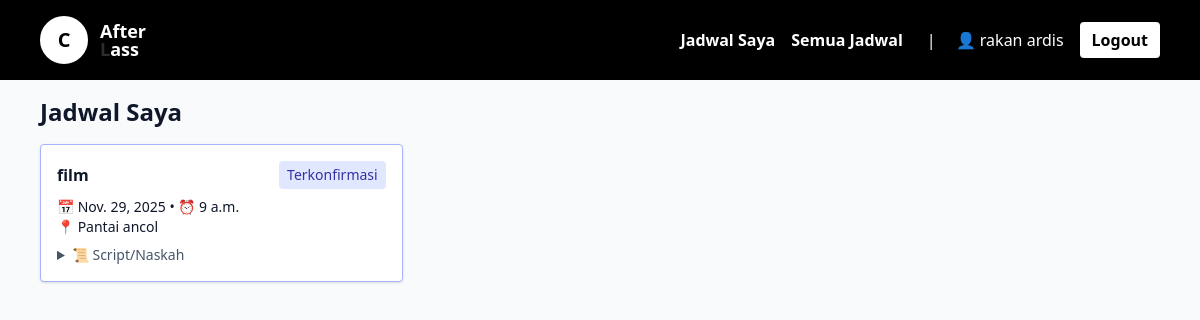
Page /actor/my/ (signed in) on the committed database.
### schedule/models.py (models this page shows, shortened)
class User(AbstractUser):
    ROLE_CHOICES = [
        ('producer', 'Produser'),
        ('actor', 'Aktor'),
        ('editor', 'Editor'),
    ]
    role = models.CharField(max_length=20, choices=ROLE_CHOICES, default='actor')
    phone = models.CharField(max_length=30, blank=True)

class ScheduleApplication(models.Model):
    STATUS_CHOICES = [
        ('pending', 'Menunggu Konfirmasi'),
        ('confirmed', 'Terkonfirmasi'),
        ('rejected', 'Ditolak'),
    ]
    schedule = models.ForeignKey(ShootingSchedule, on_delete=models.CASCADE, related_name='applications')
    actor = models.ForeignKey(User, on_delete=models.CASCADE, related_name='applications')
    status = models.CharField(max_length=16, choices=STATUS_CHOICES, default='pending')
    submitted_at = models.DateTimeField(auto_now_add=True)
    responded_at = models.DateTimeField(null=True, blank=True)
    class Meta:
        unique_together = (('schedule', 'actor'),)
        ordering = ['-submitted_at']

class ShootingSchedule(models.Model):
    STATUS_CHOICES = [
        ('available', 'Tersedia'),
        ('closed', 'Ditutup'),
        ('completed', 'Selesai'),
    ]
    producer = models.ForeignKey(User, on_delete=models.CASCADE, related_name='produced_schedules')
    title = models.CharField(max_length=200)
    date = models.DateField()
    time = models.TimeField()
    location = models.CharField(max_length=200)
    description = models.TextField(blank=True)
    script = models.TextField(blank=True)
    status = models.CharField(max_length=20, choices=STATUS_CHOICES, default='available')
    created_at = models.DateTimeField(auto_now_add=True)
    updated_at = models.DateTimeField(auto_now=True)
    class Meta:
        ordering = ['date', 'time']

### schedule/views.py (the view)
# urls.py: path('actor/my/', views.actor_my_schedules, name='actor_my_schedules'),
@login_required
def actor_my_schedules(request: HttpRequest) -> HttpResponse:
    user: User = request.user  # type: ignore
    if user.role != 'actor':
        return HttpResponseForbidden('Hanya aktor yang dapat mengakses halaman ini.')
    my_apps = ScheduleApplication.objects.filter(actor=user).select_related("schedule").order_by("-submitted_at")
    tomorrow = timezone.localdate() + timezone.timedelta(days=1)
    reminders = [app.schedule for app in my_apps if app.status == 'confirmed' and app.schedule.date == tomorrow]
    return render(request, 'schedule/actor_my_schedules.html', {
        'my_applications': my_apps,
        'reminders': reminders,
    })

### schedule/templates/schedule/actor_my_schedules.html (shortened to what this page needs)
{% extends 'schedule/base.html' %}
{% block content %}
<h1 class="text-2xl font-semibold mb-4">Jadwal Saya</h1>
<div class="grid md:grid-cols-2 lg:grid-cols-3 gap-4 mb-6">
  {% for app in my_applications %}
  {% with s=app.schedule %}
  <div class="bg-white rounded shadow hover:shadow-md border {% if app.status == 'confirmed' %}border-indigo-300{% elif app.status == 'rejected' %}border-red-300{% else %}border-slate-200{% endif %}">
    <div class="p-4">
      <div class="flex items-center justify-between">
        <h3 class="font-semibold">{{ s.title }}</h3>
        <span class="text-sm px-2 py-1 rounded {% if app.status == 'confirmed' %}bg-indigo-100 text-indigo-800{% elif app.status == 'rejected' %}bg-red-100 text-red-800{% else %}bg-slate-100 text-slate-800{% endif %}">{{ app.get_status_display }}</span>
      </div>
      <div class="mt-2 text-sm">📅 {{ s.date }} • ⏰ {{ s.time }}</div>
      <div class="text-sm">📍 {{ s.location }}</div>
      <details class="mt-2">
        <summary class="text-sm text-slate-600 cursor-pointer">📜 Script/Naskah</summary>
      </details>
    </div>
  </div>
  {% endwith %}
  {% empty %}
    <p>Belum ada pengajuan jadwal.</p>
  {% endfor %}
</div>
{% endblock %}

### schedule/templates/schedule/base.html (shortened to what this page needs)
<!doctype html>
<html lang="id">
<head>
  <script src="https://cdn.tailwindcss.com"></script>
</head>
<body class="bg-slate-50 text-slate-900">
  <nav class="bg-black text-white">
    <div class="max-w-6xl mx-auto px-4 py-4 flex items-center justify-between">
      <div class="flex items-center gap-3">
        <div class="w-12 h-12 rounded-full border-4 border-white bg-white flex items-center justify-center">
          <div class="text-black font-black text-xl">C</div>
        </div>
        <div class="flex flex-col">
          <span class="font-black text-lg leading-tight">After</span>
          <span class="font-black text-lg leading-tight -mt-1">
            <span class="text-charcoal">L</span>ass
          </span>
        </div>
      </div>
      <div class="flex items-center gap-4">
        {% if request.user.is_authenticated %}
          {% if request.user.role == 'producer' %}
            <a class="hover:underline font-semibold" href="{% url 'producer_dashboard' %}">Dashboard Produser</a>
            <a class="hover:underline font-semibold" href="{% url 'create_schedule' %}">Buat Jadwal</a>
          {% elif request.user.role == 'editor' %}
            <a class="hover:underline font-semibold" href="{% url 'editor_dashboard' %}">Dashboard Editor</a>
          {% elif request.user.role == 'actor' %}
            <a class="hover:underline font-semibold" href="{% url 'actor_my_schedules' %}">Jadwal Saya</a>
            <a class="hover:underline font-semibold" href="{% url 'actor_available_schedules' %}">Semua Jadwal</a>
          {% endif %}
          <span class="ml-2">|</span>
          <span class="ml-1">👤 {{ request.user.get_full_name|default:request.user.username }}</span>
          <a href="{% url 'logout' %}" class="px-3 py-1.5 rounded bg-white text-black font-bold hover:bg-slate-200 transition">Logout</a>
        {% endif %}
      </div>
    </div>
  </nav>
  <div class="max-w-6xl mx-auto p-4">
    {% block content %}{% endblock %}
  </div>
</body>
</html>

### rows in the picture
User: user.get_full_name "rakan ardis"
ScheduleApplication: schedule "film", status "Terkonfirmasi", schedule "Nov. 29, 2025", schedule.time "9 a.m.", schedule.location "Pantai ancol"
